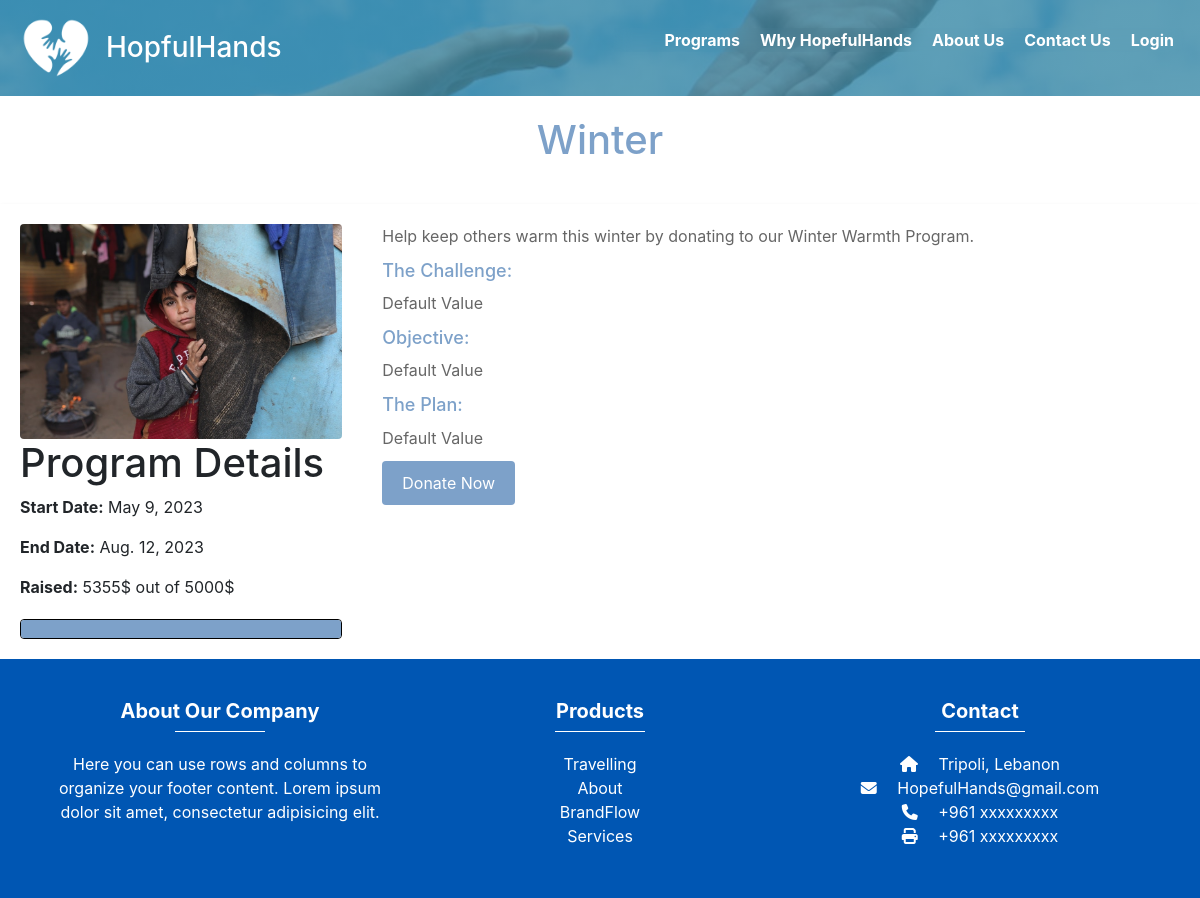
/programs/2/, run on the app's committed database.
### app1/models.py (models this page shows, shortened)
class Program(models.Model):
    program_name = models.CharField(max_length=40)
    program_description = models.CharField(max_length=400)
    program_summary = models.CharField(max_length=200, default='Default Value')
    program_image = models.ImageField(upload_to='images/')
    budget = models.IntegerField()
    start_date = models.DateField()
    end_date = models.DateField()
    raised = models.IntegerField(default=0)
    program_challenge = models.CharField(max_length=2000, default='Default Value')
    program_objective = models.CharField(max_length=2000, default='Default Value')
    program_plan = models.CharField(max_length=2000, default='Default Value')

### app1/views.py (the view)
# urls.py: re_path(r'^.*programs/(?P<program_id>\d+)/$', program_details, name='program_details'),
def program_details(request, program_id):
    program = get_object_or_404(Program, id=program_id)
    progress = calculate_progress(program.raised, program.budget)
    context = {
        'program': program,
        'progress': progress,
    }
    return render(request, 'pages/program_details.html', context)

### app1/views.py (called while the page is built)
def calculate_progress(raised, budget):
    if budget == 0:
        return 0
    return (raised / budget) * 100

### templates/pages/program_details.html (shortened to what this page needs)
<!DOCTYPE html>
<html>
<head>
</head>
<body>
  {% include 'components/navbar.html' %}
  <h1 class="program-title">{{ program.program_name }}</h1>
  <div class="program-container">
    <div class="program-image">
      <img src="{{ program.program_image.url }}" alt="Program Image">
      {% include 'components/progressbar.html' %}
    </div>
    <div class="program-description">
      <p>{{ program.program_description }}</p>
      <h2>The Challenge:</h2>
      <p>{{ program.program_challenge }}</p>
      <h2>Objective:</h2>
      <p>{{ program.program_objective }}</p>
      <h2>The Plan:</h2>
      <p>{{ program.program_plan }}</p>
      <a href="#" class="donate-button">Donate Now</a>
    </div>
  </div>
  {% include 'components/footer.html' %}
</body>
</html>

### templates/components/progressbar.html (shortened to what this page needs)
<!DOCTYPE html>
<html>
<head>
</head>
<body>
  <h1>Program Details</h1>
      <p><strong>Start Date:</strong> {{ program.start_date }}</p>
      <p><strong>End Date:</strong> {{ program.end_date }}</p>
      <p><strong>Raised:</strong> {{ program.raised }}$ out of {{ program.budget }}$</p>
  <div class="progress-bar1">
    <div class="progress-bar-inner1" style="width: {{ progress }}%;"></div>
  </div>
</body>
</html>

### templates/pages/program_details.html (style rules this page uses)
body { margin: 0; padding: 0; font-family: Arial, sans-serif; background-color: #f5f5f5; }
.program-title { text-align: center; font-size: 40px; padding: 20px 0; color: #7da1c9; }
.program-container { display: flex; justify-content: center; align-items: flex-start; margin-top: 20px; padding: 20px; background-color: #fff; box-shadow: 0 2px 4px rgba(0, 0, 0, 0.1); }
.program-image { flex-basis: 30%; padding-right: 20px; }
.program-image img { width: 100%; border-radius: 4px; }
.program-description { flex-basis: 70%; margin-left: 20px; }
.program-description h2 { font-size: 18px; margin-bottom: 10px; color: #7da1c9; }
.program-description p { margin-bottom: 10px; color: #666; line-height: 1.6; }
.donate-button { display: inline-block; padding: 10px 20px; background-color: #7da1c9; color: #fff; text-align: center; text-decoration: none; border: none; border-radius: 4px; transition: background-color 0.3s ease; }

### templates/components/navbar.html (style rules this page uses)
body { margin: 0; padding: 0; font-family: Arial, sans-serif; }

### templates/components/progressbar.html (style rules this page uses)
.progress-bar1 { margin-top: 20px; width: 100%; height: 20px; border-radius: 4px; background-color: white; overflow: hidden; border: black solid 1px; }
.progress-bar-inner1 { height: 100%; transition: width 0.3s ease; background-color: #7da1c9 ; }

### data on the page
Program: program_name "Winter", program_image (picture), start_date "May 9, 2023", end_date "Aug. 12, 2023", raised "5355", budget "5000", program_description "Help keep others warm this winter by donating to our Winter Warmth Program.", program_challenge "Default Value", program_objective "Default Value", program_plan "Default Value"
